Frame 1 (no input): blank canvas, image omitted
Frame 60 (the mouse pressed at the canvas centre just before this capture): blank canvas, image omitted
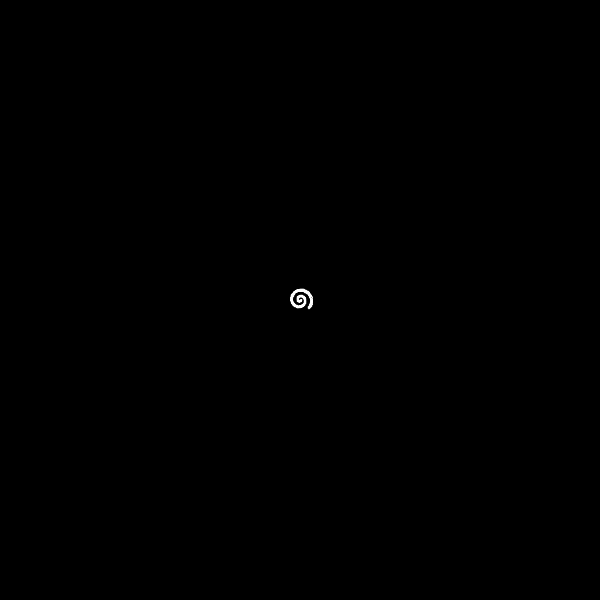
Frame 120 (the mouse held since frame 60 and released just before this capture)

The Processing sketch whose frames 1 and 60 were blank and that drew this single picture after the mouse press (run headless with seeded random() and noise(); from frame 60 on, the mouse is pressed at the canvas centre):

// Processing sketch: Spirals
// ── Spirals.pde
float r;
float s;
int draw_this;

void setup()
{
  size(600, 600);
  r = 0;
  s = 1;
  background(0);
  noFill();
  stroke(255);
  draw_this = 1;
}

void draw()
{
  drawSelect(draw_this);
}

void keyPressed()
{
  if (key == '1')
  {
    background(0);
    r = 0;
    s = 1;
    draw_this = 1;
  }
  if (key == '2')
  {
    background(0);
    r = 0;
    s = 1;
    draw_this = 2;
  }
  if (key == '3')
  {
    background(0);
    r = 0;
    s = 1;
    draw_this = 3;
  }
  if (key == '4')
  {
    background(0);
    r = 0;
    s = 1;
    draw_this = 4;
  }
}

void drawSelect(int selection)
{
  switch(selection)
  {
    case 1:
      circles();
      break;
    case 2: 
      arcs();
      break;
    case 3:
      web();
      break;
    case 4: 
      flower();
      break;
  }
}


void circles()
{
    translate(width / 2, height / 2);
    rotate(r);
    //stroke(r, s, 255);
    ellipse(s, r,s, s);
    r += 0.1;
    s += 0.01;
}

void arcs()
{
  fill(random(255), random(255), random(255));
     translate(width / 2, height / 2);
    rotate(r);
    //stroke(r, s, 255);
    arc(r, s,s, s, 0, PI);
    r += 0.1;
    s += 0.01;
}

void web()
{
     translate(width / 2, height / 2);
    rotate(r);
    //stroke(r, s, 255);
    arc(r, s,s, s, HALF_PI, PI+ HALF_PI);
    r += 0.1;
    s += 0.01;
}

void flower()
{
    fill(r % 255,s % 255, r + s % 255);
    translate(width / 2, height / 2);
    rotate(r);
    ellipse(r, s,r, s);
    r += 1;
    s += 0.1;
}
